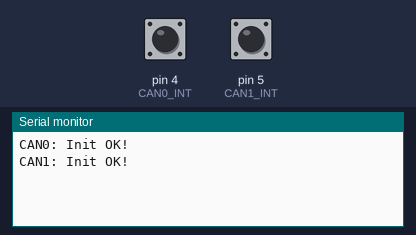
This sketch was run on a simulated Arduino Uno, built with avr-gcc and run on an emulated ATmega328P. Shown: the last lines printed to the serial monitor. Inputs (shaded band) come from the test bench; at power-on: pin 4 (CAN0_INT) HIGH, pin 5 (CAN1_INT) HIGH.

Above: at 2.8 s.
2.9 s: pin 4 (CAN0_INT) pulled LOW for 1.2 s
At 4.4 s:
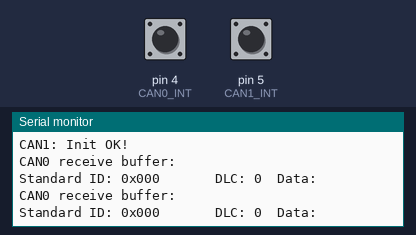
5.6 s: pin 5 (CAN1_INT) pulled LOW for 1.2 s
At 7.2 s:
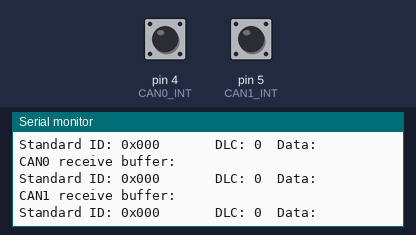

The sketch:

CANadapter_ver1.ino
```cpp
// Demo: Dual CAN-BUS Shields, Data Pass-through
// Written by: Cory J. Fowler
// January 31st 2014
// This examples the ability of this library to support more than one MCP2515 based CAN interface.


#include <mcp_can.h>
#include <SPI.h>

unsigned long rxId;
byte len;
byte rxBuf[8];

byte txBuf0[] = {0xAA,0x55,0xAA,0x55,0xAA,0x55,0xAA,0x55};
byte txBuf1[] = {0x55,0xAA,0x55,0xAA,0x55,0xAA,0x55,0xAA};
char msgString[128];                        // Array to store serial string

MCP_CAN CAN0(2);                              // CAN0 interface usins CS on digital pin 2
MCP_CAN CAN1(3);                               // CAN1 interface using CS on digital pin 3

#define CAN0_INT 4    //define interrupt pin for CAN0 recieve buffer
#define CAN1_INT 5    //define interrupt pin for CAN1 recieve buffer

void setup()
{
  Serial.begin(115200);

  pinMode(CAN0_INT, INPUT_PULLUP);
  pinMode(CAN1_INT, INPUT_PULLUP);

  // init CAN0 bus, baudrate: 250k@16MHz
  if(CAN0.begin(MCP_ANY, CAN_250KBPS, MCP_16MHZ) == CAN_OK){
  Serial.print("CAN0: Init OK!\r\n");
  CAN0.setMode(MCP_NORMAL);
  } else Serial.print("CAN0: Init Fail!!!\r\n");

  // init CAN1 bus, baudrate: 250k@16MHz
  if(CAN1.begin(MCP_ANY, CAN_250KBPS, MCP_16MHZ) == CAN_OK){
  Serial.print("CAN1: Init OK!\r\n");
  CAN1.setMode(MCP_NORMAL);
  } else Serial.print("CAN1: Init Fail!!!\r\n");

  SPI.setClockDivider(SPI_CLOCK_DIV2);         // Set SPI to run at 8MHz (16MHz / 2 = 8 MHz)

  CAN0.sendMsgBuf(0x1000000, 1, 8, txBuf0);
  CAN1.sendMsgBuf(0x1000001, 1, 8, txBuf1);
}

void loop(){
  if(!digitalRead(CAN0_INT)){                  // If interrupt pin is low, read CAN0 receive buffer
    Serial.println("CAN0 receive buffer:");
    CAN0.readMsgBuf(&rxId, &len, rxBuf);       // Read data: len = data length, buf = data byte(s)
    CAN1.sendMsgBuf(rxId, 1, len, rxBuf);      // Immediately send message out CAN1 interface

    if((rxId & 0x80000000) == 0x80000000)      // Determine if ID is standard (11 bits) or extended (29 bits)
      sprintf(msgString, "Extended ID: 0x%.8lX  DLC: %1d  Data:", (rxId & 0x1FFFFFFF), len);
    else
      sprintf(msgString, "Standard ID: 0x%.3lX       DLC: %1d  Data:", rxId, len);

    Serial.print(msgString);

    if((rxId & 0x40000000) == 0x40000000){    // Determine if message is a remote request frame.
      sprintf(msgString, " REMOTE REQUEST FRAME");
      Serial.print(msgString);
    } else {
      for(byte i = 0; i<len; i++){
        sprintf(msgString, " 0x%.2X", rxBuf[i]);
        Serial.print(msgString);
      }
    }

    Serial.println();
  }

  if(!digitalRead(CAN1_INT)){                         // If interrupt pin is low, read CAN1 receive buffer
    Serial.println("CAN1 receive buffer:");
    CAN1.readMsgBuf(&rxId, &len, rxBuf);       // Read data: len = data length, buf = data byte(s)
    CAN0.sendMsgBuf(rxId, 1, len, rxBuf);      // Immediately send message out CAN0 interface

    if((rxId & 0x80000000) == 0x80000000)     // Determine if ID is standard (11 bits) or extended (29 bits)
      sprintf(msgString, "Extended ID: 0x%.8lX  DLC: %1d  Data:", (rxId & 0x1FFFFFFF), len);
    else
      sprintf(msgString, "Standard ID: 0x%.3lX       DLC: %1d  Data:", rxId, len);

    Serial.print(msgString);

    if((rxId & 0x40000000) == 0x40000000){    // Determine if message is a remote request frame.
      sprintf(msgString, " REMOTE REQUEST FRAME");
      Serial.print(msgString);
    } else {
      for(byte i = 0; i<len; i++){
        sprintf(msgString, " 0x%.2X", rxBuf[i]);
        Serial.print(msgString);
      }
    }

    Serial.println();
  }

  delay(1000);
}

/*********************************************************************************************************
  END FILE
*********************************************************************************************************/
```

Measured:
- after the input at 2.9 s, the serial monitor: prints a new line after 0.10 s (image 1)
- after the input at 5.6 s, the serial monitor: prints a new line after 0.40 s (image 2)
